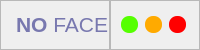
        <widget class="QFrame" name="title_frame">
         <property name="maximumSize">
          <size>
           <width>16777215</width>
           <height>50</height>
          </size>
         </property>
         <property name="styleSheet">
          <string notr="true">background-color:none;</string>
         </property>
         <property name="frameShape">
          <enum>QFrame::NoFrame</enum>
         </property>
         <property name="frameShadow">
          <enum>QFrame::Raised</enum>
         </property>
         <layout class="QHBoxLayout" name="horizontalLayout">
          <property name="spacing">
           <number>0</number>
          </property>
          <property name="leftMargin">
           <number>0</number>
          </property>
          <property name="topMargin">
           <number>0</number>
          </property>
          <property name="rightMargin">
           <number>0</number>
          </property>
          <property name="bottomMargin">
           <number>0</number>
          </property>
          <item>
           <widget class="QFrame" name="title_text_frame">
            <property name="minimumSize">
             <size>
              <width>0</width>
              <height>50</height>
             </size>
            </property>
            <property name="font">
             <font>
              <family>Segoe UI</family>
              <pointsize>14</pointsize>
             </font>
            </property>
            <property name="frameShape">
             <enum>QFrame::StyledPanel</enum>
            </property>
            <property name="frameShadow">
             <enum>QFrame::Raised</enum>
            </property>
            <layout class="QVBoxLayout" name="verticalLayout_2">
             <property name="spacing">
              <number>0</number>
             </property>
             <property name="leftMargin">
              <number>15</number>
             </property>
             <property name="topMargin">
              <number>0</number>
             </property>
             <property name="rightMargin">
              <number>0</number>
             </property>
             <property name="bottomMargin">
              <number>0</number>
             </property>
             <item>
              <widget class="QLabel" name="label_title">
               <property name="font">
                <font>
                 <family>Segoe UI</family>
                 <pointsize>16</pointsize>
                </font>
               </property>
               <property name="toolTip">
                <string/>
               </property>
               <property name="styleSheet">
                <string notr="true">color: rgb(120, 120, 175);</string>
               </property>
               <property name="text">
                <string>&lt;strong&gt;NO &lt;/strong&gt;FACE</string>
               </property>
              </widget>
             </item>
            </layout>
           </widget>
          </item>
          <item>
           <widget class="QFrame" name="buttons_frame">
            <property name="maximumSize">
             <size>
              <width>100</width>
              <height>16777215</height>
             </size>
            </property>
            <property name="frameShape">
             <enum>QFrame::StyledPanel</enum>
            </property>
            <property name="frameShadow">
             <enum>QFrame::Raised</enum>
            </property>
            <layout class="QHBoxLayout" name="horizontalLayout_5">
             <item>
              <widget class="QPushButton" name="minimize_button">
               <property name="minimumSize">
                <size>
                 <width>16</width>
                 <height>16</height>
                </size>
               </property>
               <property name="maximumSize">
                <size>
                 <width>17</width>
                 <height>17</height>
                </size>
               </property>
               <property name="toolTip">
                <string>Minimize</string>
               </property>
               <property name="styleSheet">
                <string notr="true">QPushButton{
	border:none;
	border-radius:8px;
	background-color: rgb(85, 255, 0);
}
QPushButton:hover{
	background-color:rgba(85,255,0,150);
}</string>
               </property>
               <property name="text">
                <string/>
               </property>
              </widget>
             </item>
             <item>
              <widget class="QPushButton" name="maximize_button">
               <property name="minimumSize">
                <size>
                 <width>16</width>
                 <height>16</height>
                </size>
               </property>
               <property name="maximumSize">
                <size>
                 <width>17</width>
                 <height>17</height>
                </size>
               </property>
               <property name="toolTip">
                <string>Maximize</string>
               </property>
               <property name="styleSheet">
                <string notr="true">QPushButton{
	border:none;
	border-radius:8px;
	
	background-color: rgb(255, 170, 0);
}
QPushButton:hover{
	
	background-color: rgba(255, 170, 0, 150);
}</string>
               </property>
               <property name="text">
                <string/>
               </property>
              </widget>
             </item>
             <item>
              <widget class="QPushButton" name="close_button">
               <property name="minimumSize">
                <size>
                 <width>16</width>
                 <height>16</height>
                </size>
               </property>
               <property name="maximumSize">
                <size>
                 <width>17</width>
                 <height>17</height>
                </size>
               </property>
               <property name="toolTip">
                <string>Close</string>
               </property>
               <property name="styleSheet">
                <string notr="true">QPushButton{
	border:none;
	border-radius:8px;
	
	background-color: rgb(255, 0, 0);
}
QPushButton:hover{
	
	background-color: rgba(255, 0, 0, 150);
}</string>
               </property>
               <property name="text">
                <string/>
               </property>
              </widget>
             </item>
            </layout>
           </widget>
          </item>
         </layout>
        </widget>
